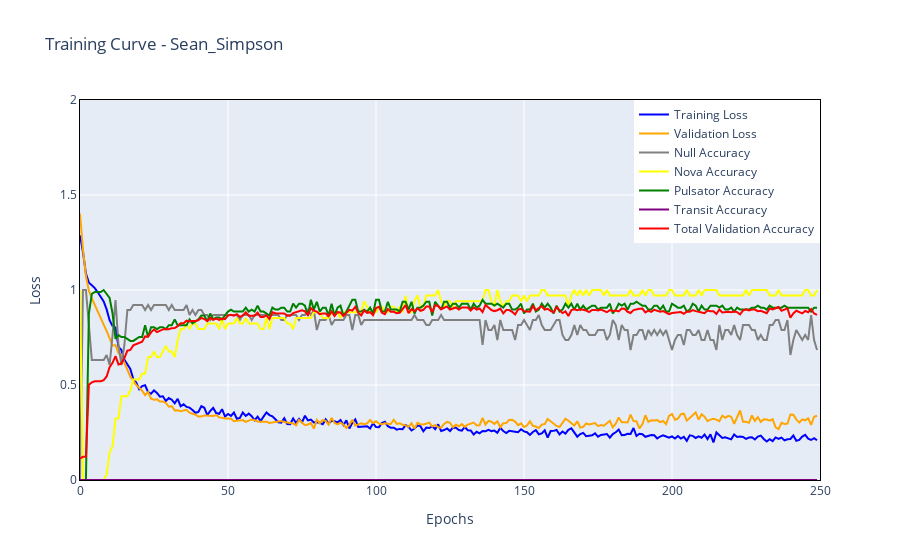

The notebook cell saved with this chart:
### Markdown cell above
# Training Loop (Single)

### Code cell
# clear the cache
torch.random.manual_seed(1)
torch.cuda.empty_cache()
kwargs = dict(samples=1024, out=3, learnsamples=True)
model = CNFourierModel(**kwargs).to(device)
# kwargs = dict(out=4)
# model = CNN(**kwargs).to(device)
optim = torch.optim.AdamW(model.parameters(), lr=0.00001, weight_decay=10**-5, amsgrad=True)
loss = torch.nn.CrossEntropyLoss().to(device)
# gen_train(model, kwargs, optim, loss, train, validi, 100, False, tracking=False)
itertrain(model, kwargs, optim, loss, traini, valid, 250, 30, tracking=True)

### Figure 1 — Plotly figure (JSON) as saved in the notebook; plotly's stock layout.template omitted (floating-point values rounded to 4 significant figures; data arrays with more than 128 entries replaced by an {"elided": "..."} marker saying what was removed)
{"data": [{"line": {"color": "blue"}, "mode": "lines", "name": "Training Loss", "type": "scatter", "x": {"elided": "250 int values"}, "y": {"elided": "1828 float values"}}, {"line": {"color": "orange"}, "mode": "lines", "name": "Validation Loss", "type": "scatter", "x": {"elided": "250 int values"}, "y": {"elided": "1828 float values"}}, {"line": {"color": "gray"}, "mode": "lines", "name": "Null Accuracy", "type": "scatter", "x": {"elided": "250 int values"}, "y": {"elided": "1828 float values"}}, {"line": {"color": "yellow"}, "mode": "lines", "name": "Nova Accuracy", "type": "scatter", "x": {"elided": "250 int values"}, "y": {"elided": "1828 float values"}}, {"line": {"color": "green"}, "mode": "lines", "name": "Pulsator Accuracy", "type": "scatter", "x": {"elided": "250 int values"}, "y": {"elided": "1828 float values"}}, {"line": {"color": "purple"}, "mode": "lines", "name": "Transit Accuracy", "type": "scatter", "x": {"elided": "250 int values"}, "y": {"elided": "1828 int values"}}, {"line": {"color": "red"}, "mode": "lines", "name": "Total Validation Accuracy", "type": "scatter", "x": {"elided": "250 int values"}, "y": {"elided": "1828 float values"}}], "layout": {"legend": {"x": 1, "xanchor": "right", "y": 1, "yanchor": "top"}, "title": {"text": "Training Curve - Sean_Simpson"}, "xaxis": {"linecolor": "black", "linewidth": 1, "mirror": true, "range": [0, 250], "showline": true, "tickfont": {"size": 12}, "title": {"text": "Epochs"}}, "yaxis": {"linecolor": "black", "linewidth": 1, "mirror": true, "range": [0, 2], "showline": true, "tickfont": {"size": 12}, "title": {"text": "Loss"}}}}
